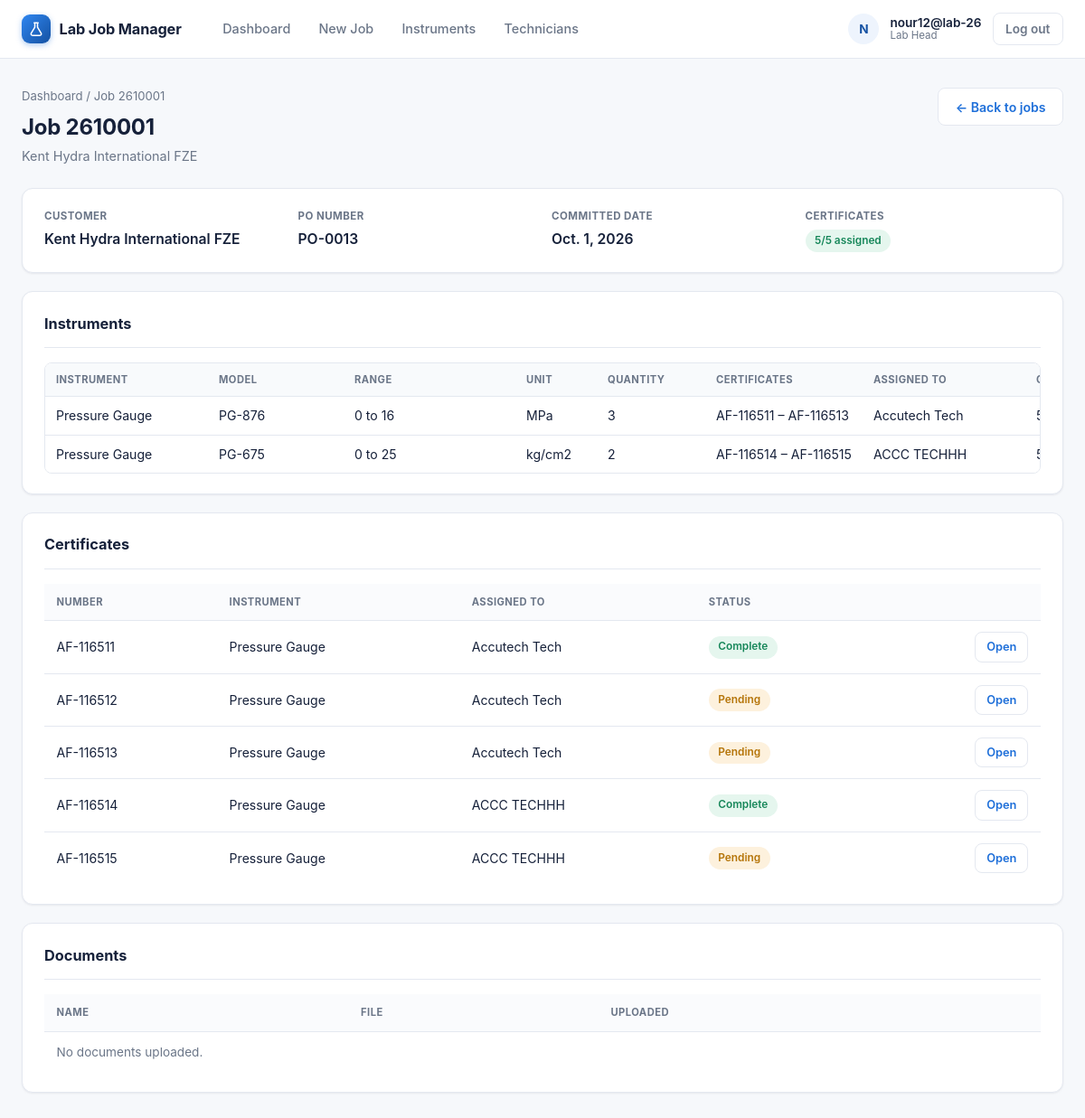
The app's page /jobs/16/ (signed in) with its own data.
### labmanager/models.py (models this page shows, shortened)
class User(AbstractUser):
    class Role(models.TextChoices):
        LAB_HEAD = "head", "Lab Head"
        TECHNICIAN = "technician", "Lab Technician"
    role = models.CharField(max_length=20, choices=Role.choices, default=Role.LAB_HEAD)
    @property
    def is_lab_head(self):
        return self.role == self.Role.LAB_HEAD
    def __str__(self):
        return self.get_full_name() or self.username

class Job(models.Model):
    job_number = models.CharField(max_length=20, unique=True, editable=False)
    customer_name = models.CharField(max_length=200)
    customer_address = models.TextField(blank=True)
    po_number = models.CharField(max_length=100)
    quantity = models.PositiveIntegerField(help_text="Total number of certificates for this job")
    committed_date = models.DateField(null=True, blank=True)
    created_by = models.ForeignKey(User, on_delete=models.PROTECT, related_name="jobs_created")
    created_at = models.DateTimeField(auto_now_add=True)
    class Meta:
        ordering = ["-created_at"]
    @property
    def certificates_assigned_count(self):
        return sum(li.quantity for li in self.line_items.all())

class JobLineItem(models.Model):
    job = models.ForeignKey(Job, on_delete=models.CASCADE, related_name="line_items")
    instrument = models.ForeignKey(Instrument, on_delete=models.PROTECT, related_name="line_items")
    model = models.CharField(max_length=150, blank=True)
    range_from = models.DecimalField(max_digits=12, decimal_places=2, null=True, blank=True)
    range_to = models.DecimalField(max_digits=12, decimal_places=2, null=True, blank=True)
    unit = models.CharField(max_length=50, blank=True, null=True, choices=UNIT_CHOICES)
    quantity = models.PositiveIntegerField(default=1)
    assigned_to = models.ForeignKey(User, on_delete=models.PROTECT,  related_name="assigned_line_items", limit_choices_to={"role": User.Role.TECHNICIAN},)
    calibration_points = models.PositiveIntegerField(default=1)
    calibration_validity_value = models.PositiveIntegerField(
        null=True,
        blank=True,
        verbose_name="Calibration Validity",
    )
    calibration_validity_unit = models.CharField(
        max_length=10,
        choices=CALIBRATION_VALIDITY_UNIT_CHOICES,
        default="years",
        blank=True,
    )
    reference_procedure = models.CharField(max_length=150, blank=True, choices=REFERENCE_PROCEDURE_CHOICES)
    @property
    def certificate_range(self):
        numbers = list(
            self.certificates.order_by("number").values_list("number", flat=True)
        )
        if not numbers:
            return "—"
        if len(numbers) == 1:
            return numbers[0]
        return f"{numbers[0]} – {numbers[-1]}"

class Instrument(models.Model):
    name = models.CharField(max_length=150, unique=True)
    default_model = models.CharField(max_length=150, blank=True)
    default_range = models.CharField(max_length=150, blank=True)
    is_active = models.BooleanField(default=True)
    created_at = models.DateTimeField(auto_now_add=True)
    class Meta:
        ordering = ["name"]
    def __str__(self):
        return self.name

class Certificate(models.Model):
    job = models.ForeignKey(Job, on_delete=models.CASCADE, related_name="certificates")
    number = models.CharField(max_length=20, unique=True, editable=False)
    line_item = models.ForeignKey(
        "JobLineItem",
        on_delete=models.SET_NULL,
        null=True,
        blank=True,
        related_name="certificates"
    )
    device_serial = models.CharField(max_length=100, blank=True)
    device_manufacturer = models.CharField(max_length=150, blank=True)
    device_tag_number = models.CharField(max_length=100, blank=True)
    device_resolution = models.DecimalField(
        max_digits=20,
        decimal_places=2,
        null=True,
        blank=True,
    )
    device_accuracy = models.CharField(max_length=100, blank=True)
    device_ratio = models.DecimalField(
        max_digits=20,
        decimal_places=2,
        null=True,
        blank=True,
    )
    reference_instrument_range = models.DecimalField(
        max_digits=20,
        decimal_places=2,
        null=True,
        blank=True,
    )
    uuc_full_scale = models.DecimalField(
        max_digits=20,
        decimal_places=2,
        null=True,
        blank=True,
    )
    uuc_unit = models.CharField(
        max_length=20,
        blank=True,
    )
    pressure_media = models.CharField(
        max_length=30,
        blank=True,
    )
    working_standard_name = models.CharField(max_length=150, blank=True)
    working_standard_serial = models.CharField(max_length=100, blank=True)
    working_standard_certificate_no = models.CharField(max_length=100, blank=True)
    lab_temperature = models.CharField(max_length=50, blank=True)
    lab_humidity = models.CharField(max_length=50, blank=True)
    ambient_pressure = models.CharField(max_length=50, blank=True)
    reference_procedure = models.CharField(max_length=150, blank=True)
    temperature_variation = models.CharField(max_length=50, blank=True)
    instrument_received_good = models.BooleanField(
        default=True,
        verbose_name="Instrument is received in good condition"
    )
    instrument_adjusted = models.BooleanField(
        default=False,
        verbose_name="Instrument is adjusted and post adjustment values are reported"
    )
    no_adjustment = models.BooleanField(
        default=True,
        verbose_name="No adjustment is carried out and measurements in this certificate are as received figures"
    )
    calibration_date = models.DateField(null=True, blank=True)
    re_calibration_date = models.DateField(null=True, blank=True)
    issue_date = models.DateField(null=True, blank=True)
    calibrated_by = models.CharField(max_length=150, blank=True)
    approved_signatory = models.CharField(max_length=150, blank=True)
    class Meta:
        ordering = ["number"]
    @property
    def is_complete(self):
        return bool(
            self.calibration_date
            and self.calibrated_by
            and self.results.exists()
        )

### labmanager/views.py (the view, shortened to what this page needs)
# urls.py: path("jobs/<int:pk>/", views.job_detail, name="job_detail"),
@login_required
def job_detail(request, pk):
    job = get_object_or_404(Job, pk=pk)
    if request.user.is_lab_head:
        visible_line_items = job.line_items.all()
        visible_certificates = job.certificates.all()
    return render(
        request,
        "labmanager/job_detail.html",
        {
            "job": job,
            "visible_line_items": visible_line_items,
            "visible_certificates": visible_certificates,
        },
    )

### labmanager/templates/labmanager/job_detail.html (shortened to what this page needs)
{% extends "labmanager/base.html" %}
{% load static %}
{% block content %}
<div class="page-header">
    <div>
        <div class="breadcrumb"><a href="{% url 'dashboard' %}">Dashboard</a> / Job {{ job.job_number }}</div>
        <h1>Job {{ job.job_number }}</h1>
        <p class="page-sub">{{ job.customer_name }}</p>
    </div>
    <a class="btn secondary" href="{% url 'dashboard' %}">&larr; Back to jobs</a>
</div>
<div class="card">
    <div class="info-grid">
        <div class="info-item">
            <p class="info-label">Customer</p>
            <p class="info-value">{{ job.customer_name }}</p>
        </div>
        <div class="info-item">
            <p class="info-label">PO Number</p>
            <p class="info-value">{{ job.po_number }}</p>
        </div>
        <div class="info-item">
            <p class="info-label">Committed Date</p>
            <p class="info-value">{{ job.committed_date|default:"—" }}</p>
        </div>
        <div class="info-item">
            <p class="info-label">Certificates</p>
            <p class="info-value"><span class="pill {% if job.certificates_assigned_count >= job.quantity %}pill-success{% elif job.certificates_assigned_count > 0 %}pill-warning{% else %}pill-danger{% endif %}">{{ job.certificates_assigned_count }}/{{ job.quantity }} assigned</span></p>
        </div>
    </div>
</div>
<div class="card">
    <h2>Instruments</h2>
    <div class="table-scroll">
    <table class="line-items-table" id="line-items-table">
        <thead>
            <tr>
                <th>Instrument</th><th>Model</th><th>Range</th><th>Unit</th><th>Quantity</th><th>Certificates</th><th>Assigned To</th>
                <th>Calibration Points</th><th>Calibration Validity</th><th>Reference Procedure</th>
            </tr>
        </thead>
        <tbody>
            {% for li in visible_line_items %}
            <tr>
                <td>{{ li.instrument }}</td>
                <td>{{ li.model|default:"—" }}</td>
                <td>
                    {% if li.range_from is not None and li.range_to is not None %}
                        {{ li.range_from|floatformat:"-4" }} to {{ li.range_to|floatformat:"-4" }}
                    {% else %}
                        —
                    {% endif %}
                </td>
                <td>{{ li.unit }}</td>
                <td>{{ li.quantity }}</td>
                <td>{{ li.certificate_range }}</td>
                <td>{{ li.assigned_to }}</td>
                <td>{{ li.calibration_points }}</td>
            </tr>
            {% empty %}
            <tr><td colspan="10" class="muted">No instruments added yet.</td></tr>
            {% endfor %}
        </tbody>
    </table>
    </div>
</div>
<div class="card">
    <h2>Certificates</h2>
    <table>
        <thead>
            <tr><th>Number</th><th>Instrument</th><th>Assigned To</th><th>Status</th><th></th></tr>
        </thead>
        <tbody>
            {% for cert in visible_certificates %}
            <tr>
                <td>{{ cert.number }}</td>
                <td>{{ cert.line_item.instrument|default:"—" }}</td>
                <td>{{ cert.line_item.assigned_to|default:"—" }}</td>
                <td><span class="pill {% if cert.is_complete %}pill-success{% else %}pill-warning{% endif %}">{{ cert.is_complete|yesno:"Complete,Pending" }}</span></td>
                <td style="text-align:right;"><a class="btn secondary small" href="{% url 'certificate_detail' cert.pk %}">Open</a></td>
            </tr>
            {% empty %}
            <tr><td colspan="5" class="muted">No certificates yet.</td></tr>
            {% endfor %}
        </tbody>
    </table>
</div>
<div class="card">
    <h2>Documents</h2>
    <table>
        <thead><tr><th>Name</th><th>File</th><th>Uploaded</th></tr></thead>
        <tbody>
            {% for doc in job.documents.all %}
            <tr>
                <td>{{ doc.name }}</td>
                <td><a class="btn secondary small" href="{{ doc.file.url }}">Download</a></td>
                <td>{{ doc.uploaded_at }}</td>
            </tr>
            {% empty %}
            <tr><td colspan="3" class="muted">No documents uploaded.</td></tr>
            {% endfor %}
        </tbody>
    </table>
</div>
{% endblock %}

### labmanager/templates/labmanager/base.html (shortened to what this page needs)
{% load static %}
<!DOCTYPE html>
<html lang="en">
<head>
    <link rel="stylesheet" href="{% static 'styles.css' %}">
</head>
<body>
    {% with current=request.resolver_match.url_name %}
    <header class="topbar">
        <div class="topbar-inner">
            <a class="brand" href="{% url 'dashboard' %}">
                <span class="brand-mark">
                    <svg width="18" height="18" viewBox="0 0 24 24" fill="none" xmlns="http://www.w3.org/2000/svg">
                        <path d="M9 3h6M10 3v6.5L4.6 18.6A2 2 0 0 0 6.3 21.5h11.4a2 2 0 0 0 1.7-2.9L14 9.5V3" stroke="currentColor" stroke-width="2" stroke-linecap="round" stroke-linejoin="round"/>
                    </svg>
                </span>
                Lab Job Manager
            </a>
            {% if user.is_authenticated %}
                <div class="nav-menu">
                    <nav class="nav-links">
                        <a class="nav-link {% if current == 'dashboard' %}active{% endif %}" href="{% url 'dashboard' %}">Dashboard</a>
                        {% if user.is_lab_head %}
                            <a class="nav-link {% if current == 'job_create' %}active{% endif %}" href="{% url 'job_create' %}">New Job</a>
                            <a class="nav-link {% if current == 'instrument_list' %}active{% endif %}" href="{% url 'instrument_list' %}">Instruments</a>
                            <a class="nav-link {% if current == 'technician_list' %}active{% endif %}" href="{% url 'technician_list' %}">Technicians</a>
                        {% endif %}
                    </nav>
                    <div class="nav-user">
                        <span class="nav-avatar">{{ user.username|slice:":1" }}</span>
                        <span class="nav-user-meta">
                            <span class="nav-user-name">{{ user.username }}</span>
                            <span class="nav-user-role">{% if user.is_lab_head %}Lab Head{% else %}Lab Technician{% endif %}</span>
                        </span>
                        <form method="post" action="{% url 'logout' %}" style="display: inline;">
                            <button type="submit" class="logout-btn">Log out</button>
                        </form>
                    </div>
                </div>
            {% else %}
                <div class="nav-auth">
                    <a class="nav-link {% if current == 'login' %}active{% endif %}" href="{% url 'login' %}">Log in</a>
                    <a class="nav-link {% if current == 'signup' %}active{% endif %}" href="{% url 'signup' %}">Sign up</a>
                </div>
            {% endif %}
        </div>
    </header>
    {% endwith %}
    <main class="container">
        {% block content %}{% endblock %}
    </main>
</body>
</html>

### records on screen
User: username "N", username "nour12@lab-26"
Job: job_number "2610001", customer_name "Kent Hydra International FZE", po_number "PO-0013", committed_date "Oct. 1, 2026", certificates_assigned_count "5", quantity "5"
JobLineItem: instrument "Pressure Gauge", model "PG-876", range_from "0", range_to "16", unit "MPa", quantity "3", certificate_range "AF-116511 – AF-116513", assigned_to "Accutech Tech"
JobLineItem: instrument "Pressure Gauge", model "PG-675", range_from "0", range_to "25", unit "kg/cm2", quantity "2", certificate_range "AF-116514 – AF-116515", assigned_to "ACCC TECHHH"
Certificate: number "AF-116511", line_item.instrument "Pressure Gauge", line_item.assigned_to "Accutech Tech", is_complete "Complete"
Certificate: number "AF-116512", line_item.instrument "Pressure Gauge", line_item.assigned_to "Accutech Tech", is_complete "Pending"
Certificate: number "AF-116513", line_item.instrument "Pressure Gauge", line_item.assigned_to "Accutech Tech", is_complete "Pending"
Certificate: number "AF-116514", line_item.instrument "Pressure Gauge", line_item.assigned_to "ACCC TECHHH", is_complete "Complete"
Certificate: number "AF-116515", line_item.instrument "Pressure Gauge", line_item.assigned_to "ACCC TECHHH", is_complete "Pending"
